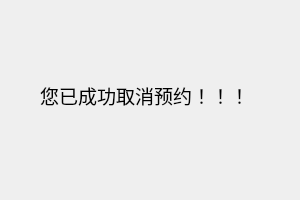
<?xml version="1.0" encoding="UTF-8"?>
<ui version="4.0">
 <class>SuccessDeleteReeptionDlg</class>
 <widget class="QDialog" name="SuccessDeleteReeptionDlg">
  <property name="geometry">
   <rect>
    <x>0</x>
    <y>0</y>
    <width>300</width>
    <height>200</height>
   </rect>
  </property>
  <property name="windowTitle">
   <string>Dialog</string>
  </property>
  <widget class="QLabel" name="label">
   <property name="geometry">
    <rect>
     <x>40</x>
     <y>50</y>
     <width>251</width>
     <height>91</height>
    </rect>
   </property>
   <property name="font">
    <font>
     <pointsize>14</pointsize>
    </font>
   </property>
   <property name="text">
    <string>您已成功取消预约！！！</string>
   </property>
  </widget>
 </widget>
 <resources/>
 <connections/>
</ui>
